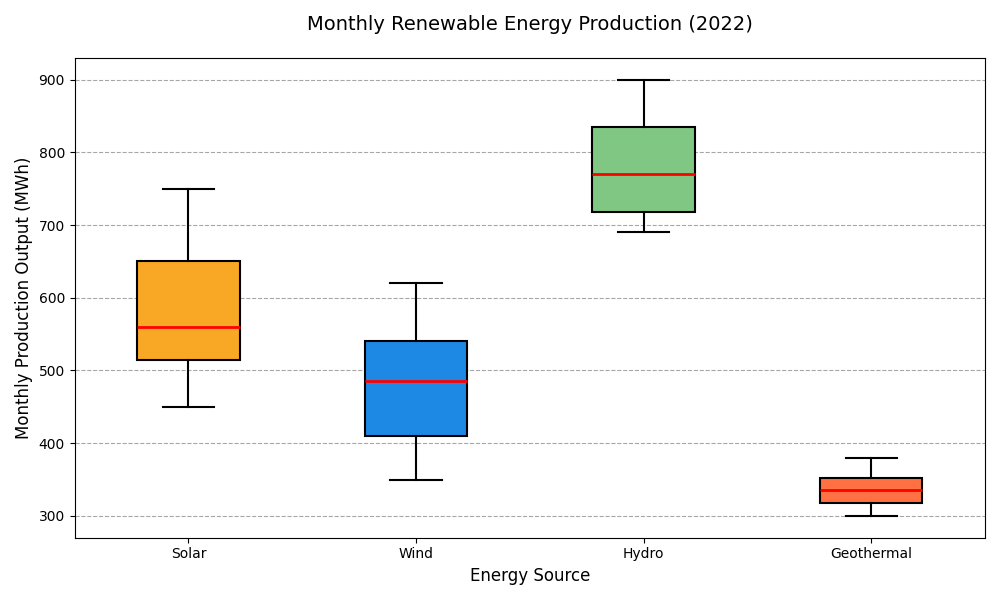

Reproduce this figure in Python.
import matplotlib.pyplot as plt
import numpy as np

# Data for Monthly Production Outputs in Megawatt-hours (MWh)
solar = [450, 520, 495, 530, 600, 680, 750, 720, 640, 580, 540, 500]
wind = [350, 380, 410, 480, 520, 570, 620, 590, 530, 490, 450, 410]
hydro = [700, 690, 720, 750, 800, 850, 900, 870, 830, 790, 750, 710]
geothermal = [310, 300, 320, 330, 350, 360, 380, 370, 350, 340, 320, 310]

data = [solar, wind, hydro, geothermal]
energy_sources = ['Solar', 'Wind', 'Hydro', 'Geothermal']
colors = ['#f9a825', '#1e88e5', '#81c784', '#ff7043']

fig, ax = plt.subplots(figsize=(10, 6))

# Plot a vertical boxplot with customized colors
bp = ax.boxplot(data, vert=True, patch_artist=True, notch=False, whis=1.5,
                boxprops=dict(color='black', linewidth=1.5),
                whiskerprops=dict(color='black', linewidth=1.5),
                capprops=dict(color='black', linewidth=1.5),
                medianprops=dict(color='red', linewidth=2),
                flierprops=dict(marker='o', color='black', alpha=0.5))

# Set colors for each box
for patch, color in zip(bp['boxes'], colors):
    patch.set_facecolor(color)

ax.set_title('Monthly Renewable Energy Production (2022)', fontsize=14, pad=20)
ax.set_ylabel('Monthly Production Output (MWh)', fontsize=12)
ax.set_xlabel('Energy Source', fontsize=12)
ax.set_xticklabels(energy_sources, fontsize=10)

ax.yaxis.grid(True, linestyle='--', color='grey', alpha=0.7)

plt.tight_layout()
plt.show()
